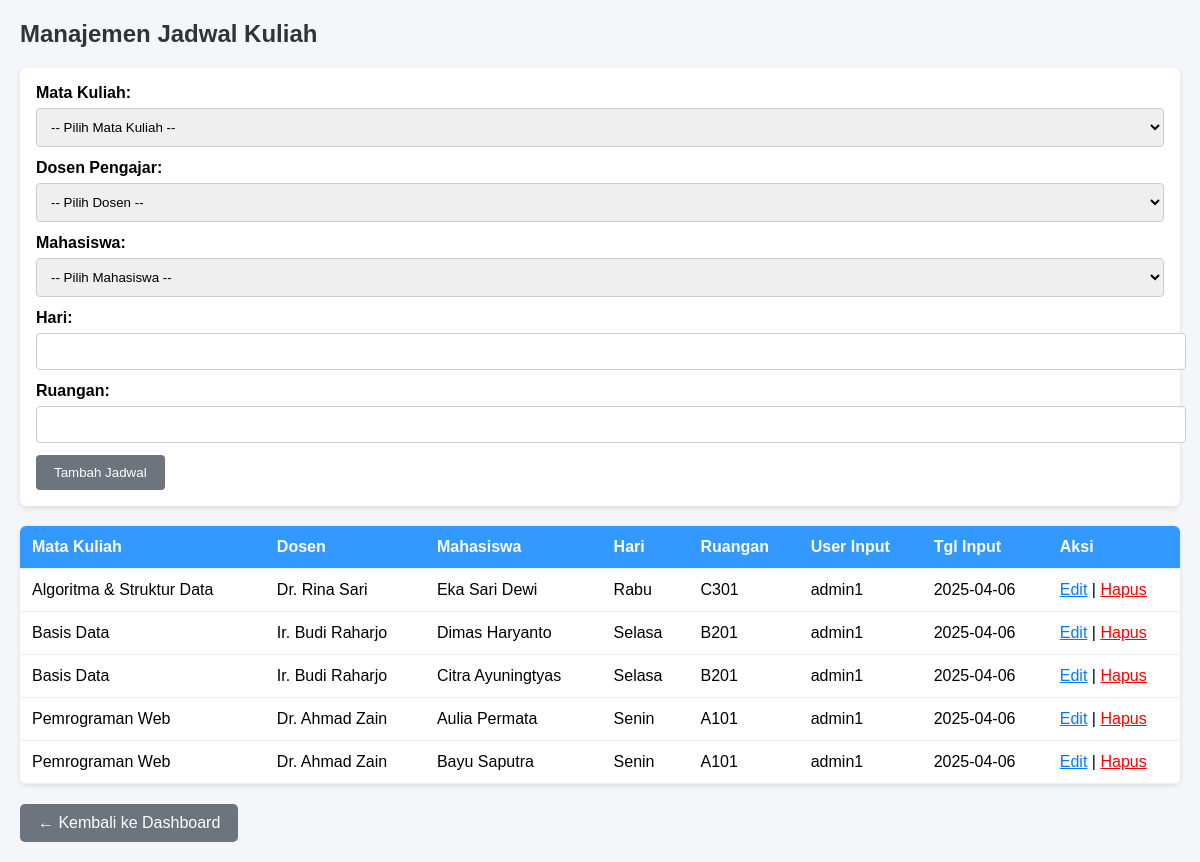
The page /admin/krs.php (signed in) on the database its author committed.
### tables this page shows
CREATE TABLE `krs` (
  `id` int(11) NOT NULL,
  `kode_matkul` varchar(20) DEFAULT NULL,
  `id_dosen` int(11) DEFAULT NULL,
  `nim_mahasiswa` varchar(20) DEFAULT NULL,
  `hari` varchar(20) DEFAULT NULL,
  `ruangan` varchar(50) DEFAULT NULL,
  `user_input` varchar(50) DEFAULT NULL,
  `tgl_input` date DEFAULT NULL
);

CREATE TABLE `matkul` (
  `kode_matkul` varchar(20) NOT NULL,
  `nama_matkul` varchar(100) DEFAULT NULL,
  `sks` int(11) DEFAULT NULL,
  `semester` int(11) DEFAULT NULL,
  `user_input` varchar(50) DEFAULT NULL,
  `tgl_input` date DEFAULT NULL
);

CREATE TABLE `dosen` (
  `id` int(11) NOT NULL,
  `nik` varchar(20) NOT NULL,
  `nama` varchar(100) DEFAULT NULL,
  `gelar` varchar(50) DEFAULT NULL,
  `lulusan` varchar(100) DEFAULT NULL,
  `telp` varchar(20) DEFAULT NULL,
  `user_input` varchar(50) DEFAULT NULL,
  `tgl_input` date DEFAULT NULL,
  `username` varchar(50) DEFAULT NULL
);

CREATE TABLE `mahasiswa` (
  `nim` varchar(20) NOT NULL,
  `nama` varchar(100) DEFAULT NULL,
  `tahun_masuk` year(4) DEFAULT NULL,
  `alamat` text DEFAULT NULL,
  `telp` varchar(20) DEFAULT NULL,
  `user_input` varchar(50) DEFAULT NULL,
  `tgl_input` date DEFAULT NULL
);

### admin/krs.php (the view, shortened to what this page needs)
<?php
include '../config/db.php';
$data = $conn->query("SELECT krs.*, m.nama AS nama_mhs, d.nama AS nama_dosen, mk.nama_matkul
                      FROM krs
                      JOIN mahasiswa m ON krs.nim_mahasiswa = m.nim
                      JOIN dosen d ON krs.id_dosen = d.id
                      JOIN matkul mk ON krs.kode_matkul = mk.kode_matkul
                      ORDER BY krs.hari, krs.ruangan");
$editMode = isset($_GET['edit']);
$editData = $editMode ? $conn->query("SELECT * FROM krs WHERE id='{$_GET['edit']}'")->fetch_assoc() : null;
?>
<!DOCTYPE html>
<html>
<head>
</head>
<body>
<h2>Manajemen Jadwal Kuliah</h2>
<form method="POST">
    <label>Mata Kuliah:</label>
    <select name="kode_matkul" required>
        <option value="">-- Pilih Mata Kuliah --</option>
    </select>
    <label>Dosen Pengajar:</label>
    <select name="id_dosen" required>
        <option value="">-- Pilih Dosen --</option>
    </select>
    <label>Mahasiswa:</label>
    <select name="nim_mahasiswa" required>
        <option value="">-- Pilih Mahasiswa --</option>
    </select>
    <label>Hari:</label>
    <input type="text" name="hari" required value="<?= $editData['hari'] ?? '' ?>">
    <label>Ruangan:</label>
    <input type="text" name="ruangan" required value="<?= $editData['ruangan'] ?? '' ?>">
    <button type="submit" name="<?= $editMode ? 'edit' : 'tambah' ?>">
        <?= $editMode ? 'Simpan Perubahan' : 'Tambah Jadwal' ?>
    </button>
</form>
<table>
    <tr>
        <th>Mata Kuliah</th>
        <th>Dosen</th>
        <th>Mahasiswa</th>
        <th>Hari</th>
        <th>Ruangan</th>
        <th>User Input</th>
        <th>Tgl Input</th>
        <th>Aksi</th>
    </tr>
    <?php while ($row = $data->fetch_assoc()): ?>
    <tr>
        <td><?= $row['nama_matkul'] ?></td>
        <td><?= $row['nama_dosen'] ?></td>
        <td><?= $row['nama_mhs'] ?></td>
        <td><?= $row['hari'] ?></td>
        <td><?= $row['ruangan'] ?></td>
        <td><?= $row['user_input'] ?></td>
        <td><?= $row['tgl_input'] ?></td>
        <td>
            <a href="?edit=<?= $row['id'] ?>" class="edit">Edit</a> |
            <a href="?hapus=<?= $row['id'] ?>" class="hapus" onclick="return confirm('Hapus jadwal ini?')">Hapus</a>
        </td>
    </tr>
    <?php endwhile; ?>
</table>
<a href="dashboard.php" class="btn-kembali">← Kembali ke Dashboard</a>
</body>
</html>

### admin/krs.php (style rules this page uses)
body { font-family: Arial, sans-serif; background-color: #f4f6f9; margin: 20px; }
h2 { color: #333; margin-bottom: 20px; }
form { background-color: #fff; padding: 16px; border-radius: 6px; box-shadow: 0 2px 5px rgba(0,0,0,0.1); margin-bottom: 20px; }
label { font-weight: bold; }
input, select { width: 100%; padding: 10px; margin: 6px 0 12px 0; border: 1px solid #ccc; border-radius: 4px; }
button { background-color: #6c757d; color: white; border: none; padding: 10px 18px; border-radius: 4px; cursor: pointer; }
.btn-kembali { display: inline-block; margin-top: 20px; background: #6c757d; color: white; padding: 10px 18px; text-decoration: none; border-radius: 5px; }
table { width: 100%; background-color: white; border-collapse: collapse; border-radius: 6px; overflow: hidden; box-shadow: 0 2px 5px rgba(0,0,0,0.1); }
th, td { padding: 12px; border-bottom: 1px solid #eee; text-align: left; }
th { background-color: #3399ff; color: white; }
.edit { color: #007bff; }
.hapus { color: red; }

### rows shown on the page
krs: kode_matkul.nama_matkul "Algoritma & Struktur Data", id_dosen.nama "Dr. Rina Sari", nim_mahasiswa.nama "Eka Sari Dewi", hari "Rabu", ruangan "C301", user_input "admin1", tgl_input "2025-04-06"
krs: kode_matkul.nama_matkul "Basis Data", id_dosen.nama "Ir. Budi Raharjo", nim_mahasiswa.nama "Dimas Haryanto", hari "Selasa", ruangan "B201", user_input "admin1", tgl_input "2025-04-06"
krs: kode_matkul.nama_matkul "Basis Data", id_dosen.nama "Ir. Budi Raharjo", nim_mahasiswa.nama "Citra Ayuningtyas", hari "Selasa", ruangan "B201", user_input "admin1", tgl_input "2025-04-06"
krs: kode_matkul.nama_matkul "Pemrograman Web", id_dosen.nama "Dr. Ahmad Zain", nim_mahasiswa.nama "Aulia Permata", hari "Senin", ruangan "A101", user_input "admin1", tgl_input "2025-04-06"
krs: kode_matkul.nama_matkul "Pemrograman Web", id_dosen.nama "Dr. Ahmad Zain", nim_mahasiswa.nama "Bayu Saputra", hari "Senin", ruangan "A101", user_input "admin1", tgl_input "2025-04-06"
